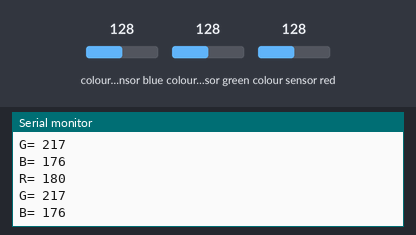
Bench run of a sketch on a simulated Arduino Uno, built with avr-gcc and run on an emulated ATmega328P. Shown: the last lines printed to the serial monitor. Wiring (inferred from the names in the program): TCS3200 colour sensor: output pin 8; S2 pin 6; S3 pin 7; S0 pin 4; S1 pin 5. The test bench sets the inputs (shaded band); at power-on: colour sensor blue 128, colour sensor green 128, colour sensor red 128.

Above: at 1.2 s.
1.3 s: colour sensor blue set to 5
At 1.72 s:
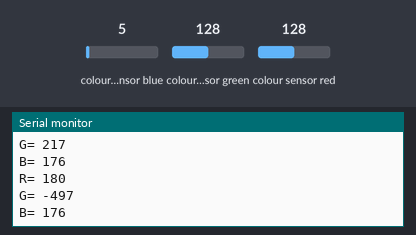
2.8 s: colour sensor green set to 5
At 3.23 s:
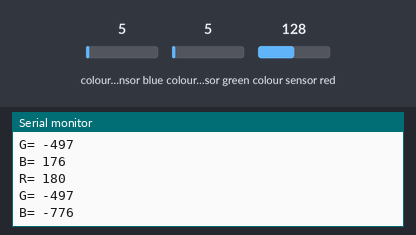
4.3 s: colour sensor red set to 5
At 5.04 s:
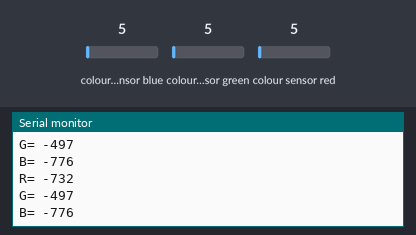

The sketch:

Sensor_Colores.ino
```cpp
                          // DEFINE: Se llaman "Macros" al momento de compilar
#define S0 4              // Sirven para lograr una mayor compresion del sketch y volver el codigo mas portable
#define S1 5              // El pre-procesador reemplazar el valor de la izquierda por el valor de la derecha
#define S2 6              // Ejemplo: En el sketch S2 sera reemplazado por 6 al momento de compilar
#define S3 7
#define sensorOut 8

int frequency = 0;        // Declaracion de variable tipo global
/*
  Funciones: Las funciones sirven para contener  partes  de   codigos  que son utilizados varias veces
  agrupadas en otros sectores del sketch fuera del loop por ejemplo, permitiendo asi optimizar la
  lectura y compresion del codigo.

  El codigo contenido por una funcion puede estar situado en cualquier parte del sketch.
  Hay que tener en cuenta que si el codigo contenido por la funcion esta situada debajo de la funcion loop se debera colocar el
  prototipo de la misma que no es ni mas ni menos que la primera linea de la funcion que termina en punto y coma ";" arriba del loop.

  Dato que   Nombre de      Dato que
  devuelve   la funcion     recibe
  ||           ||             ||
  int        leer_rojo     ( void )
   {
   }
  ||
  El codigo entero esta contenido entre llaves

  Los datos pueden ser de tipo INT,CHAR,BYTE,DOUBLE,FLOAT entre otros.
  Un caso particular es cuando a la izquierda o derecha del nombre de la funcion esta la palabra VOID.
  VOID significa vacio, lo que quiere decir esto es que la funcion no va a devolver o recibir nada.

  Si tomamos el ejemplo de la funcion leer_rojo devuelve un intero y no recibe ningun dato.

  ¿Es complicado?
  ¡Para nada, veamos!
*/
int leer_rojo ();         // Prototipo de la funcion
int leer_azul ();
int leer_verde();

void setup() {
  pinMode(S0, OUTPUT);
  pinMode(S1, OUTPUT);
  pinMode(S2, OUTPUT);
  pinMode(S3, OUTPUT);
  pinMode(sensorOut, INPUT);

  // Setting frequency-scaling to 20%
  digitalWrite(S0,HIGH);
  digitalWrite(S1,LOW);

  Serial.begin(9600);
}
void loop()
{

  int color_rojo,color_verde,color_azul; // Declaracion de variables de tipo local


  /*
       Lo que devuelve             Usamos el     Nombre de                  Fijense que
  la funcion lo almacenamos           '='           la              entre parentesis no hay nada
      En estas variables          para asignar    funcion          Ya que en el prototipo hay void
                                                                        Osea no recibe NADA!!
            ||                        | |           ||                        ||
  */
       color_rojo                      =        leer_rojo                    ( ); // Asi llamamos  a la funcion
       color_verde                     =        leer_verde                   ( );
       color_azul                      =        leer_azul                    ( );

  Serial.print("R= ");
  Serial.print(color_rojo);
  Serial.println("  ");
  Serial.print("G= ");
  Serial.print(color_verde);
  Serial.println("  ");
  Serial.print("B= ");
  Serial.print(color_azul);
  Serial.println("  ");

}
int leer_rojo(void)
{
  int valor;
  // Configuro para leer los valores de ROJO
  digitalWrite(S2,LOW);
  digitalWrite(S3,LOW);
  // Leo el valor
  valor = pulseIn(sensorOut, LOW);
  valor = map(valor, 25,72,255,0);
  delay(100);
  return valor;
}

int leer_azul(void)
{
  int valor;
  // Configuro para leer los valores de AZUL
  digitalWrite(S2,HIGH);
  digitalWrite(S3,HIGH);
  // Leo el valor
  valor = pulseIn(sensorOut, LOW);
  valor = map(valor, 25,70,255,0);
  delay(100);
  return valor;  // Devuelvo la variable "valor" para que pueda ser usada en el loop
}

int leer_verde(void)
{
  int valor;
  // Configuro para leer los valores de VERDE
  digitalWrite(S2,LOW);
  digitalWrite(S3,HIGH);
  // Leo el valor
  valor = pulseIn(sensorOut, LOW);
  valor = map(valor, 30,90,255,0);
  delay(100);
  return valor;
}
```

Measured:
- after the input at 1.3 s, the serial monitor: prints a new line after 0.22 s (image 1)
- after the input at 2.8 s, the serial monitor: prints a new line after 0.24 s (image 2)
- after the input at 4.3 s, the serial monitor: prints a new line after 0.52 s (image 3)
